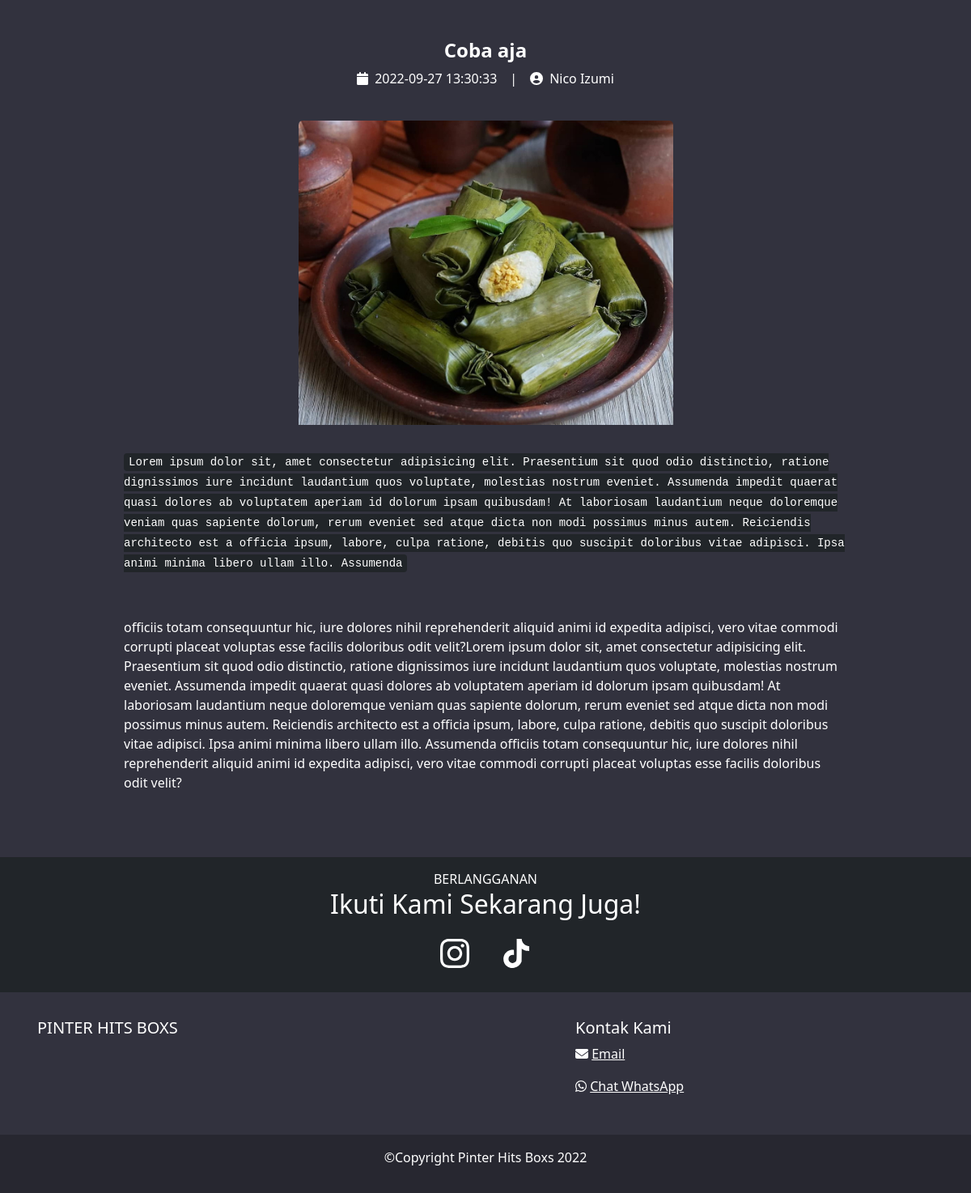
/home/read/2, run on the app's committed database.
### tables this page shows
CREATE TABLE `artikel` (
  `id_artikel` int(11) NOT NULL,
  `judul_artikel` varchar(255) NOT NULL,
  `berita` text NOT NULL,
  `penulis` varchar(128) NOT NULL,
  `image` varchar(255) NOT NULL,
  `tanggal` timestamp NOT NULL DEFAULT current_timestamp() ON UPDATE current_timestamp()
);

### application/controllers/Home.php (called while the page is built, shortened)
<?php
class Home extends CI_Controller
{
    public function read($id)
    {
        $data['title'] = 'Blog Pinter Hits Boxs';
        $this->db->where_in('id_artikel', $id);
        $data['blog'] = $this->db->get('artikel')->result();
        $this->load->view('template/home_head', $data);
        $this->load->view('home/detail_blog', $data);
        $this->load->view('template/home_footer');
    }
}

### index.php (called while the page is built, shortened)
<?php
require_once BASEPATH.'core/CodeIgniter.php';

### application/views/home/detail_blog.php (the view)
<div class="container my-5">
    <?php foreach ($blog as $b) : ?>
        <div class="text-center">
            <h4 class="text-white"><strong><?= $b->judul_artikel; ?></strong></h4>
            <div class=" text-white pb-4 d-inline-flex">
                <p><i class="fa fa-calendar me-2" aria-hidden="true"></i><?= $b->tanggal; ?></p>
                <p class="px-3">|</p>
                <p><i class="fa fa-user-circle me-2" aria-hidden="true"></i><?= $b->penulis; ?></p>
            </div>
        </div>
        <div class="row justify-content-center">
            <div class="col-12 col-lg-10">
                <div class="card bg-transparent text-white border-0">
                    <div class="text-center">
                        <img src="<?= base_url() ?>assets/img/lemper.jpg" class="card-img-top w-50 h-50" alt="...">
                    </div>
                    <div class="card-body">
                        <p class="card-text">
                            <?= $b->berita; ?>
                        </p>
                    </div>
                </div>
            </div>
        </div>
    <?php endforeach; ?>
</div>

### assets/css/style.css (style rules this page uses)
body { background-color: #32323e !important; }

### data on the page
artikel: judul_artikel "Coba aja", tanggal "2022-09-27 13:30:33", penulis "Nico Izumi", berita "Lorem ipsum dolor sit, amet consectetur adipisicing elit. Praesentium sit quod odio distinctio, ratione dignissimos iure incidunt laudantium quos voluptate, molestias nostrum eveniet. Assumenda impedit quaerat quasi dolores ab voluptatem aperiam id dolorum ipsam quibusdam! At laboriosam laudantium neque doloremque veniam quas sapiente dolorum, rerum eveniet sed atque dicta non modi possimus minus autem. Reiciendis architecto est a officia ipsum, labore, culpa ratione, debitis quo suscipit doloribus vitae adipisci. Ipsa animi minima libero ullam illo. Assumenda officiis totam consequuntur hic, iure dolores nihil reprehenderit aliquid animi id expedita adipisci, vero vitae commodi corrupti…"
